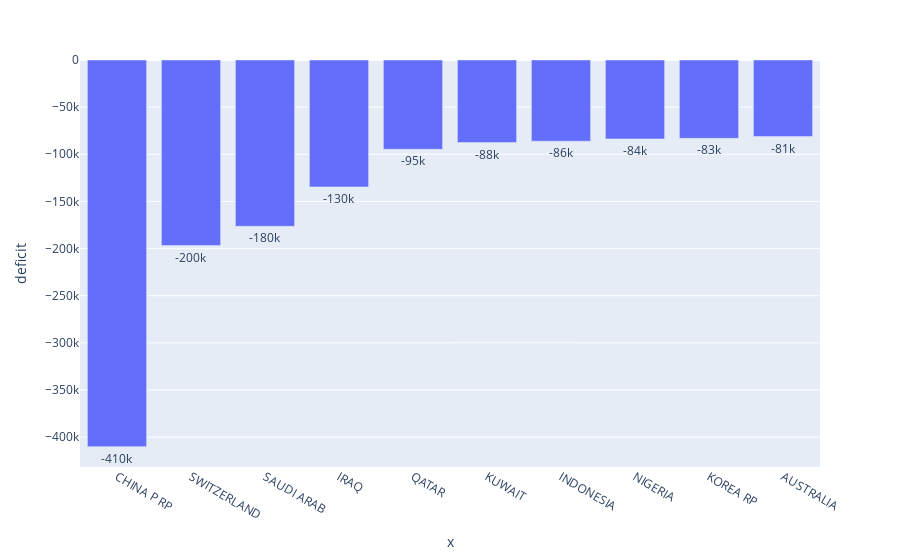
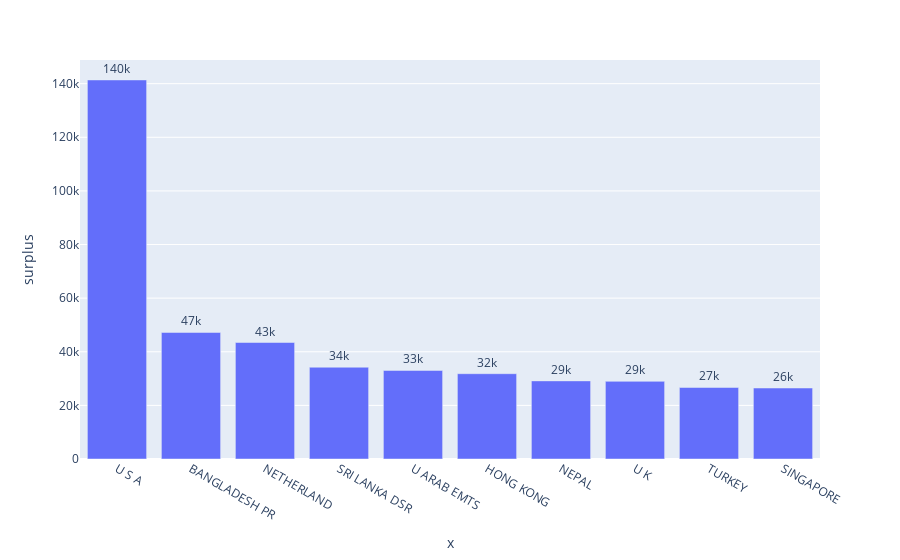

These figures' notebook cell, in order:
### Markdown cell above
<div class="alert alert-success">

<b>Deficits & Surplus</b>:
Interactive plots for country wise deficits and surplus
<ul>
    <li>Interactive country wise deficit and surplus plots, for top 10 countries</li>
</ul>
    
</div>

### Code cell
cw_imports = data_import.groupby(["country"]).agg({'value':'sum'})
cw_exports = data_export.groupby(["country"]).agg({'value':'sum'})
cw_imports['deficit'] = cw_exports.value - cw_imports.value
cw_exports['surplus'] = cw_exports.value - cw_imports.value
cw_imports = cw_imports.sort_values(by='deficit', ascending = True)
cw_exports = cw_exports.sort_values(by='surplus', ascending = False)
cw_exports = cw_exports[:10]
cw_imports = cw_imports[:10]

fig_cw_def = px.bar(cw_imports, x=cw_imports.index, y="deficit", text="deficit",hover_data=["deficit"])
fig_cw_def.update_traces(texttemplate='%{text:.2s}', textposition='outside')
fig_cw_def.update_layout(uniformtext_minsize=8, uniformtext_mode='hide')
fig_cw_def.show()

fig_cw_sur = px.bar(cw_exports, x=cw_exports.index, y="surplus", text="surplus", hover_data=["surplus"])
fig_cw_sur.update_traces(texttemplate='%{text:.2s}', textposition='outside')
fig_cw_sur.update_layout(uniformtext_minsize=8, uniformtext_mode='hide')
fig_cw_sur.show()

### Figure 1 — Plotly figure (JSON) as saved in the notebook; plotly's stock layout.template omitted (floating-point values rounded to 4 significant figures)
{"data": [{"alignmentgroup": "True", "customdata": [[-410100.0], [-196800.0], [-176400.0], [-134600.0], [-94780.0], [-87610.0], [-86130.0], [-83670.0], [-83100.0], [-81190.0]], "hovertemplate": "x=%{x}<br>deficit=%{text}<extra></extra>", "legendgroup": "", "marker": {"color": "#636efa"}, "name": "", "offsetgroup": "", "orientation": "v", "showlegend": false, "text": [-410100.0, -196800.0, -176400.0, -134600.0, -94780.0, -87610.0, -86130.0, -83670.0, -83100.0, -81190.0], "textposition": "outside", "texttemplate": "%{text:.2s}", "type": "bar", "x": ["CHINA P RP", "SWITZERLAND", "SAUDI ARAB", "IRAQ", "QATAR", "KUWAIT", "INDONESIA", "NIGERIA", "KOREA RP", "AUSTRALIA"], "xaxis": "x", "y": [-410100.0, -196800.0, -176400.0, -134600.0, -94780.0, -87610.0, -86130.0, -83670.0, -83100.0, -81190.0], "yaxis": "y"}], "layout": {"barmode": "relative", "legend": {"tracegroupgap": 0}, "margin": {"t": 60}, "uniformtext": {"minsize": 8, "mode": "hide"}, "xaxis": {"anchor": "y", "domain": [0, 1], "title": {"text": "x"}}, "yaxis": {"anchor": "x", "domain": [0, 1], "title": {"text": "deficit"}}}}

### Figure 2 — Plotly figure (JSON) as saved in the notebook; plotly's stock layout.template omitted (floating-point values rounded to 4 significant figures)
{"data": [{"alignmentgroup": "True", "customdata": [[141400.0], [47200.0], [43460.0], [34230.0], [33030.0], [31820.0], [29140.0], [28960.0], [26670.0], [26480.0]], "hovertemplate": "x=%{x}<br>surplus=%{text}<extra></extra>", "legendgroup": "", "marker": {"color": "#636efa"}, "name": "", "offsetgroup": "", "orientation": "v", "showlegend": false, "text": [141400.0, 47200.0, 43460.0, 34230.0, 33030.0, 31820.0, 29140.0, 28960.0, 26670.0, 26480.0], "textposition": "outside", "texttemplate": "%{text:.2s}", "type": "bar", "x": ["U S A", "BANGLADESH PR", "NETHERLAND", "SRI LANKA DSR", "U ARAB EMTS", "HONG KONG", "NEPAL", "U K", "TURKEY", "SINGAPORE"], "xaxis": "x", "y": [141400.0, 47200.0, 43460.0, 34230.0, 33030.0, 31820.0, 29140.0, 28960.0, 26670.0, 26480.0], "yaxis": "y"}], "layout": {"barmode": "relative", "legend": {"tracegroupgap": 0}, "margin": {"t": 60}, "uniformtext": {"minsize": 8, "mode": "hide"}, "xaxis": {"anchor": "y", "domain": [0, 1], "title": {"text": "x"}}, "yaxis": {"anchor": "x", "domain": [0, 1], "title": {"text": "surplus"}}}}
